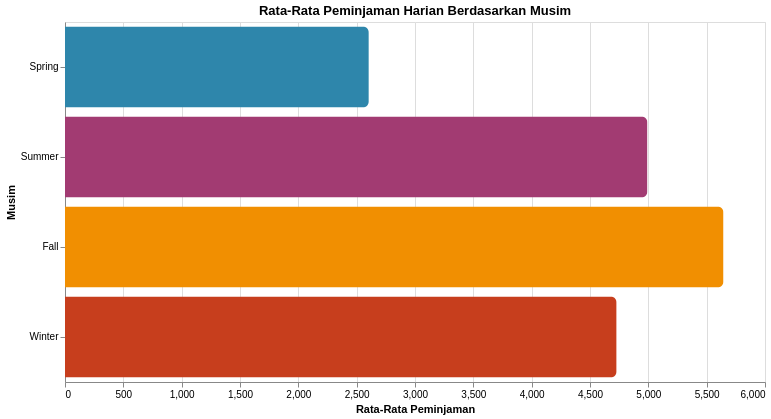

Notebook source saved alongside this figure:
### Code cell
season_chart = alt.Chart(seasonal_avg).mark_bar(cornerRadiusTopRight=6, cornerRadiusBottomRight=6).encode(
    y=alt.Y('season_label:N', sort=SEASON_ORDER, title='Musim'),
    x=alt.X('average_rentals:Q', title='Rata-Rata Peminjaman'),
    color=alt.Color('season_label:N', scale=alt.Scale(domain=SEASON_ORDER, range=PALETTE), legend=None)
).properties(
    title='Rata-Rata Peminjaman Harian Berdasarkan Musim',
    width=CHART_WIDTH,
    height=CHART_HEIGHT
)

season_chart

### Figure 1 — Vega-Lite specification as saved in the notebook (floating-point values rounded to 4 significant figures)
{"config": {"view": {"continuousWidth": 300, "continuousHeight": 300}}, "data": {"name": "data-a30e6d7da06a710fc197546d1dae2c74"}, "mark": {"type": "bar", "cornerRadiusBottomRight": 6, "cornerRadiusTopRight": 6}, "encoding": {"color": {"field": "season_label", "legend": null, "scale": {"domain": ["Spring", "Summer", "Fall", "Winter"], "range": ["#2E86AB", "#A23B72", "#F18F01", "#C73E1D"]}, "type": "nominal"}, "x": {"field": "average_rentals", "title": "Rata-Rata Peminjaman", "type": "quantitative"}, "y": {"field": "season_label", "sort": ["Spring", "Summer", "Fall", "Winter"], "title": "Musim", "type": "nominal"}}, "height": 360, "title": "Rata-Rata Peminjaman Harian Berdasarkan Musim", "width": 700, "$schema": "https://vega.github.io/schema/vega-lite/v5.20.1.json", "datasets": {"data-a30e6d7da06a710fc197546d1dae2c74": [{"season_label": "Fall", "average_rentals": 5644.0}, {"season_label": "Summer", "average_rentals": 4992.0}, {"season_label": "Winter", "average_rentals": 4728.0}, {"season_label": "Spring", "average_rentals": 2604.0}]}}
